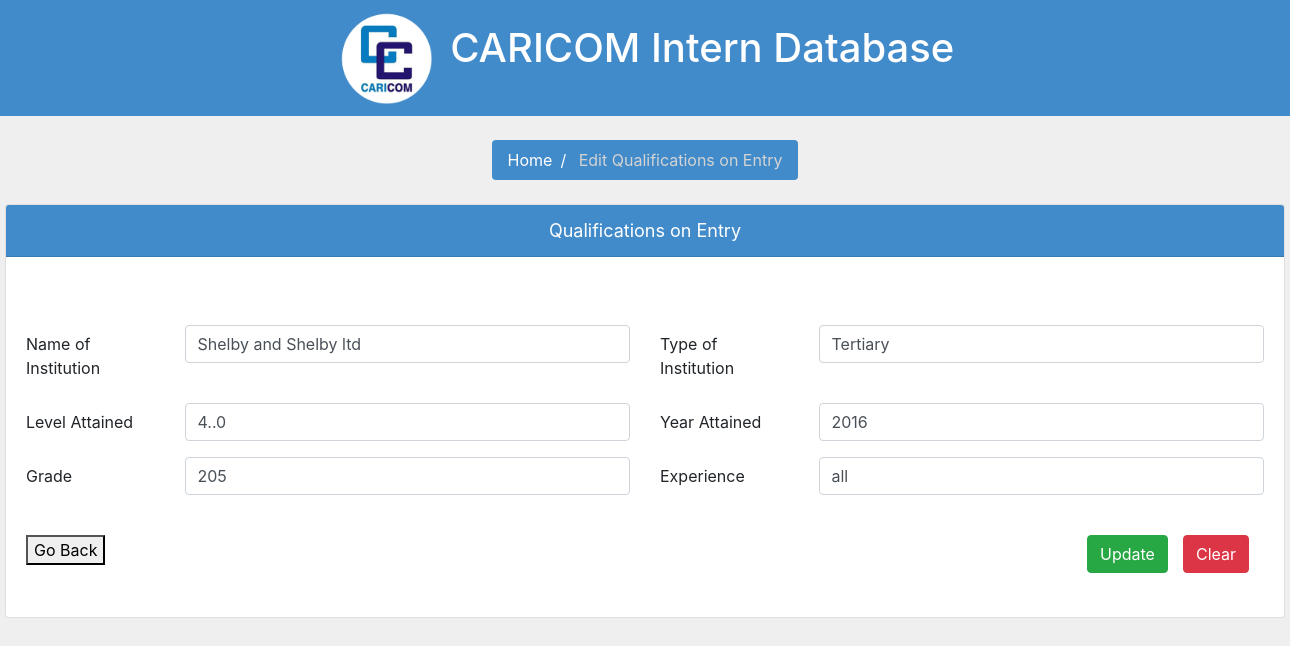
/database/edit_intern_qualification/15/7/ (signed in), run on the app's committed database.
### database/models.py (models this page shows, shortened)
class qualifications_on_entry(models.Model):
    InternID = models.ForeignKey('personal_information', on_delete=models.CASCADE)
    Name_of_Institution = models.CharField(max_length=100, null=True, blank=True)
    Type_of_Institution = models.CharField(max_length=100, null=True, blank=True)
    Level_Attained = models.CharField(max_length=50, null=True, blank=True)
    Year_Attained = models.CharField(max_length=50, null=True, blank=True)
    Grade = models.CharField(max_length=50, null=True, blank=True)
    Experience = models.CharField(max_length=200, null=True, blank=True)

### database/views.py (the view)
# urls.py: path('database/edit_intern_qualification/<keyy>/<key>/', views.edit_intern_qualification, name='edit_intern_qualification'),
@login_required
def edit_intern_qualification(request, key,keyy):
    query_set = qualifications_on_entry.objects.get(pk=key)
    detail = personal_information.objects.get(pk=keyy)
    return render(request, 'database/edit_internqualificationform.html', {'qualifications_on_entry': query_set,'personal_information': detail})

### database/templates/database/edit_internqualificationform.html (shortened to what this page needs)
{% extends 'database/base.html' %}
{% block content %}
<div style="text-align: center">
    <ul class="breadcrumb">
    <li> <a href="{% url 'home' %}">Home</a></li>
    <li>Edit Qualifications on Entry</li>
  </ul>
  </div>
    <br>
    <div class="card mx-auto"style="width: 80rem;">
      <div class="card-header text-white" style="background-color: #428bca  ">Qualifications on Entry</div>
      <div class="card-body">
          <br>
          <form class="form-sample" action="{% url 'update_intern_qualification' key=qualifications_on_entry.pk keyy=personal_information.pk %}" method="POST" enctype="multipart/form-data">
            <br>
            <div class="row">
              <div class="col-md-6">
                <div class="form-group row">
                  <label class="col-sm-3 col-form-label">Name of Institution</label>
                  <div class="col-sm-9">
                    <input type="text" class="form-control" id="NameofInstitution" value="{{ qualifications_on_entry.Name_of_Institution }}" name="NameofInstitution" required>
                  </div>
                </div>
              </div>
              <div class="col-md-6">
                <div class="form-group row">
                  <label class="col-sm-3 col-form-label">Type of Institution</label>
                  <div class="col-sm-9">
                    <input type="text" class="form-control" id="TypeofInstitution" value="{{ qualifications_on_entry.Type_of_Institution }}" name="TypeofInstitution">
                  </div>
                </div>
              </div>
            </div>
            <div class="row">
              <div class="col-md-6">
                <div class="form-group row">
                  <label class="col-sm-3 col-form-label">Level Attained</label>
                  <div class="col-sm-9">
                    <input type="text" class="form-control" id="Level" value="{{qualifications_on_entry.Level_Attained }}" name="Level" required>
                  </div>
                </div>
              </div>
              <div class="col-md-6">
                <div class="form-group row">
                  <label class="col-sm-3 col-form-label">Year Attained</label>
                  <div class="col-sm-9">
                    <input type="text" class="form-control" id="Year"  value="{{ qualifications_on_entry.Year_Attained }}" name="Year">
                  </div>
                </div>
              </div>
            </div>
            <div class="row">
              <div class="col-md-6">
                <div class="form-group row">
                  <label class="col-sm-3 col-form-label">Grade</label>
                  <div class="col-sm-9">
                    <input type="text" class="form-control" id="Grade"  value="{{qualifications_on_entry.Grade }}" name="Grade" required>
                  </div>
                </div>
              </div>
              <div class="col-md-6">
                <div class="form-group row">
                  <label class="col-sm-3 col-form-label">Experience</label>
                  <div class="col-sm-9">
                    <input type="text" class="form-control" id="Experience" value="{{ qualifications_on_entry.Experience }}" name="Experience">
                  </div>
                </div>
              </div>
            </div>
                        <br>
                        <div class=" clearfix">
                          <a href="{% url 'update_intern_qualification' key=qualifications_on_entry.pk keyy=personal_information.pk %}"><button>Go Back</button></a><button class="btn btn-danger btn-rounded" type="reset">Clear</button>&nbsp;<button class="btn btn-success btn-rounded" type="submit" >Update</button>
        </form>
      </div>
      <br>
      </div>
{% endblock %}

### database/static/css/viewstyle.css (style rules this page uses)
.btn { float: right; margin-right: 15px; }
.card-header { text-align: center; font-size: 18px; }
ul.breadcrumb { padding: 8px 16px; list-style: none; background-color:#428bca; display: table; margin: 0 auto; color: lightgray; }
ul.breadcrumb li { display: inline; }
ul.breadcrumb li+li:before { padding: 8px; color: white; content: "/\00a0"; }
ul.breadcrumb li a { color: white; }

### data on the page
qualifications_on_entry: NameofInstitution "Shelby and Shelby ltd", TypeofInstitution "Tertiary", Level "4..0", Year "2016", Grade "205", Experience "all"
